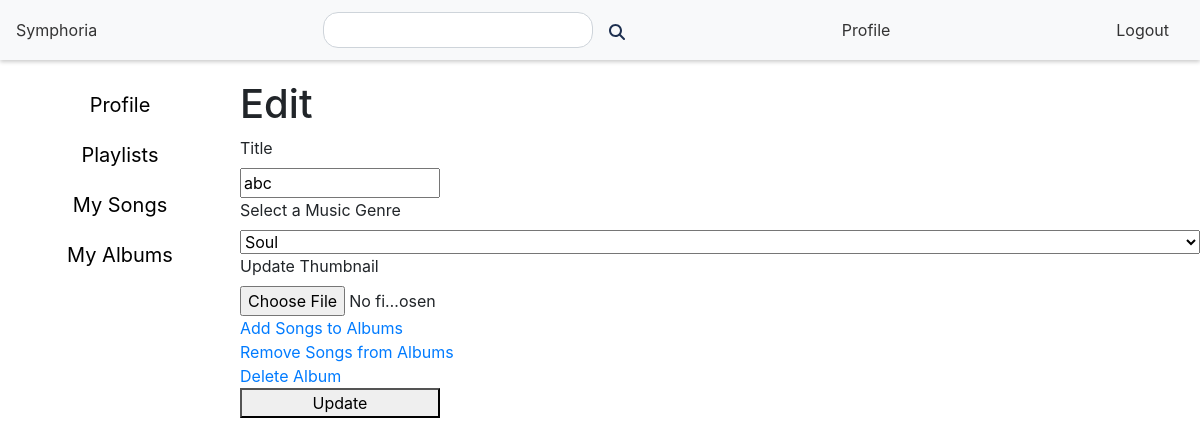
Before: /my_albums/edit/1 (signed in) with the older database file.
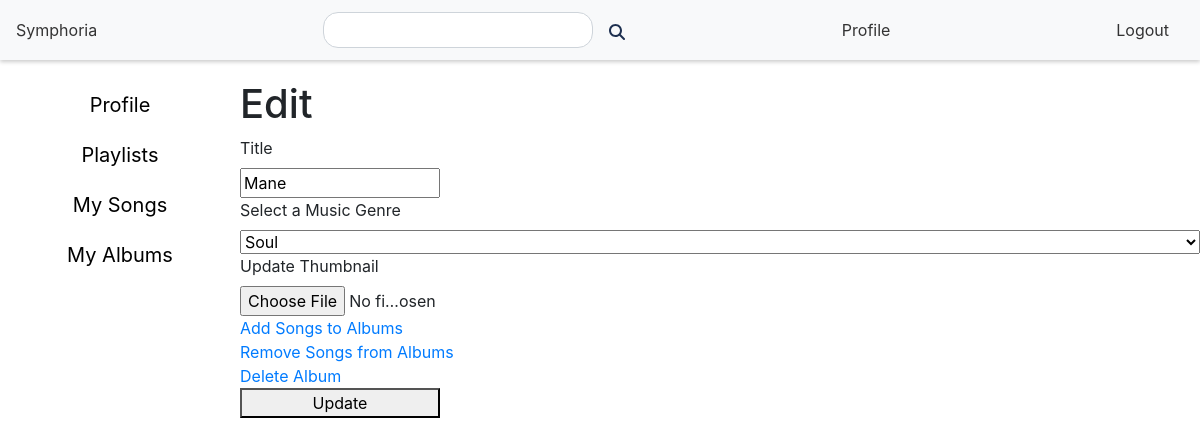
After: the same page with the newer database file.
### models.py (models this page shows)
class Album(db.Model):
    id = db.Column(db.Integer, primary_key=True)
    name = db.Column(db.String(64), nullable=False)
    release_date = db.Column(db.Date)
    genre = db.Column(db.String(64))
    thumbnail = db.Column(db.String(255), nullable=False, unique=True)
    artist_id = db.Column(db.Integer, db.ForeignKey('user.id'), nullable=False)

### routes.py (the view)
@app.route('/my_albums/edit/<album_id>', methods=['GET','POST'])
@is_blacklist
def edit_album(album_id):
    if 'user_id' not in session:
        flash('Please log in', 'info')
        return redirect(url_for('login'))
    if session['user_id'] != Album.query.filter_by(id=album_id).first().artist_id:
        flash('You are not authorized to edit this album', 'info')
        return redirect(url_for('index', Admin=Admin))
    if request.method == 'POST':
        album_name = request.form.get('title')
        genre = request.form.get('genre')
        thumbnail = request.files['thumbnail']
        if album_name == '' or genre == '':
            flash("Title and Genre can't be empty", 'info')
            return redirect(url_for('edit_album', album_id=album_id, Admin=Admin))
        album = Album.query.filter_by(id=album_id).first()
        album.name = album_name
        album.genre = genre
        db.session.commit()
        if thumbnail.filename != '':
            if thumbnail.filename.split('.')[-1] not in ['jpg', 'jpeg', 'png']:
                flash('Thumbnail must be a jpg, jpeg, or png file', 'info')
                return redirect(url_for('edit_album', album_id=album_id, Admin=Admin))
            if thumbnail.content_length > MAX_FILE_SIZE:
                flash('Thumbnail must be less than 10 MB', 'info')
                return redirect(url_for('edit_album', album_id=album_id, Admin=Admin))
            os.remove(os.path.join(app.config['UPLOAD_FOLDER_ALBUM_THUMBNAIL'], album.thumbnail))
            thumbnail_filename = secure_filename(thumbnail.filename)
            thumbnail_filename = f"{album.id}.{thumbnail_filename.split('.')[-1]}"
            thumbnail.save(os.path.join(app.config['UPLOAD_FOLDER_ALBUM_THUMBNAIL'], thumbnail_filename))
            album.thumbnail = thumbnail_filename
            db.session.commit()
        flash('Album updated', 'info')
        return redirect(url_for('my_albums', Admin=Admin))
    else:
        album = Album.query.filter_by(id=album_id).first()
        return render_template('edit_album.html', album=album, Admin=Admin)

### routes.py (called while the page is built)
def is_blacklist(f):
    @wraps(f)
    def decorated_function(*args, **kwargs):
        if 'user_id' in session:
            user = User.query.filter_by(id=session['user_id']).first()
            if user and user.blacklist:
                flash('You are blacklisted', 'info')
                return redirect(url_for('logout'))
        return f(*args, **kwargs)
    return decorated_function

### templates/edit_album.html (shortened to what this page needs)
{% extends 'layout.html' %}
{% block content %}
        <nav class="navbar">
        <a href="/">Symphoria</a>
        <form action="/search" method="POST">
            {% if session['search'] %}
                <input type="text" name="search" value="{{ session['search'] }}">
            {% else %}
                <input type="text" name="search" value="">
            {% endif %}
            <button type="submit"><img src="{{ url_for('static', filename='magnifying-glass-solid.svg') }}" alt=""></button>
        </form>
        <a href="/profile">Profile</a>
        <a href="/logout">Logout</a>
    </nav>
    <div class="content-container">
    <div class="menubar">
        <a href="/profile">Profile</a>
        <a href='/my_playlists'>Playlists</a>
        <a href='/my_songs'>My Songs</a>
        <a href="/my_albums">My Albums</a>
    </div>
    <div class="info">
        <h1>Edit</h1>
        <form action="/my_albums/edit/{{ album.id }}" method="POST" enctype="multipart/form-data" class="formy">
            <label for="title">Title</label>
            <input type="text" name="title" id="title" value="{{ album.name }}" required>
            <label for="genre">Select a Music Genre</label>
            <select id="genre" name="genre" required>
                <option value="soul" {% if album.genre == "soul" %} selected {% endif %}>Soul</option>
            </select>
            <label for="thumbnail">Update Thumbnail</label>
            <input type="file" name="thumbnail" id="thumbnail" accept=".jpg, .jpeg, .png">
            <a href="/my_albums/edit/{{ album.id }}/add_song">Add Songs to Albums</a>
            <a href="/my_albums/edit/{{ album.id }}/remove_song">Remove Songs from Albums</a>
            <a href="/my_albums/delete/{{ album.id }}">Delete Album</a>
            <button type="submit">Update</button>
        </form>
    </div>
    </div>
{% endblock %}

Changed rows visible on the page:
changed Album "Soul": title "abc" → "Mane"
